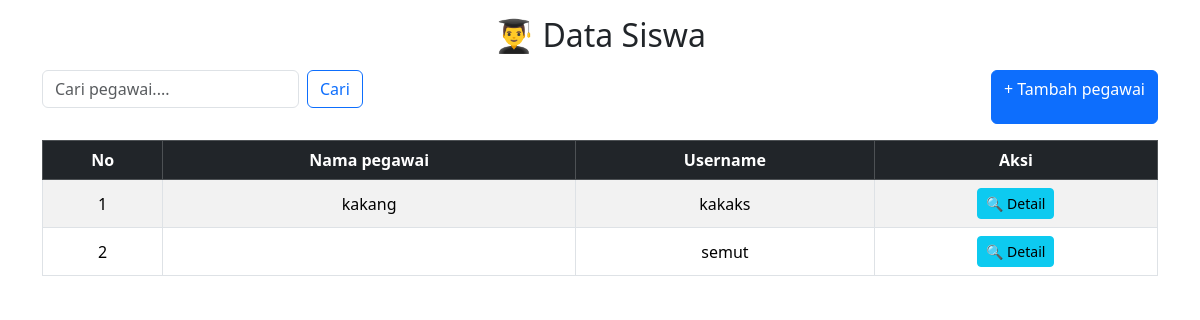
Screenshot of /pegawai.php with the database file from the repository.
### tables this page shows
CREATE TABLE `pegawai` (
  `id_pegawai` int NOT NULL,
  `nama_pegawai` varchar(100) NOT NULL,
  `tgl_lahir` date NOT NULL,
  `alamat` text NOT NULL,
  `telp` varchar(15) NOT NULL,
  `username` varchar(20) NOT NULL,
  `password` varchar(35) NOT NULL
);

### pegawai.php (the view, shortened to what this page needs)
<?php
include "../koneksi.php";
$cari = "";
if (isset($_GET['cari']) && $_GET['cari'] != "") {
    $cari = $_GET['cari'];
    $result = mysqli_query($koneksi, "SELECT * FROM pegawai
                                        WHERE (nama_pegawai LIKE '%$cari%'
                                        OR username LIKE '%$caguru
                                        ORDER BY id_pegawai DESC");
} else {
    $result = mysqli_query($koneksi, "SELECT * FROM pegawai
                                        ORDER BY id_pegawai DESC"); }
?>
<link href="https://cdn.jsdelivr.net/npm/bootstrap@5.3.3/dist/css/bootstrap.min.css" rel="stylesheet">
<div class="container mt-3">
    <h2 class="mb-3 text-center">👨‍🎓 Data Siswa</h2>
    <div class="d-flex justify-content-between mb-3">
        <form class="d-flex" method="get" action="">
            <input class="form-control me-2" type="search" name="cari" placeholder="Cari pegawai...." value="<?= htmlspecialchars($cari) ?>">
            <button class="btn btn-outline-primary" type="submit">Cari</button>
        </form>
        <a href="pegawai_tambah.php" class="btn btn-primary">+ Tambah pegawai</a>
    </div>
    <div class="table-responsive">
        <table class="table table-bordered table-striped table-hover align-middle text-center">
            <thead class="table-dark">
                <tr>
                    <th>No</th>
                    <th>Nama pegawai</th>
                    <th>Username</th>
                    <th>Aksi</th>
                </tr>
            </thead>
            <tbody>
            <?php
            $no = 1;
            if (mysqli_num_rows($result) > 0) {
                while ($row = mysqli_fetch_assoc($result)) { ?>
                    <tr>
                        <td><?= $no++ ?></td>
                        <td><?= htmlspecialchars($row['nama_pegawai']) ?></td>
                        <td><?= htmlspecialchars($row['username']) ?></td>
                        <td>
                            <button
                                class="btn btn-info btn-sm"
                                data-bs-toggle="modal"
                                data-bs-target="#detailModal<?= $row['id_pegawai'] ?>">
                                🔍 Detail
                            </button>
                        </td>
                    </tr>
            <?php }
            } else { ?>
                <tr>
                    <td colspan="6" class="text-center text-muted">⚠️ Data tidak ditemukan</td>
                </tr>
            <?php } ?>
            </tbody>
        </table>
    </div>
</div>

### rows the page displays
pegawai: nama_pegawai "kakang", username "kakaks"
pegawai: username "semut"
